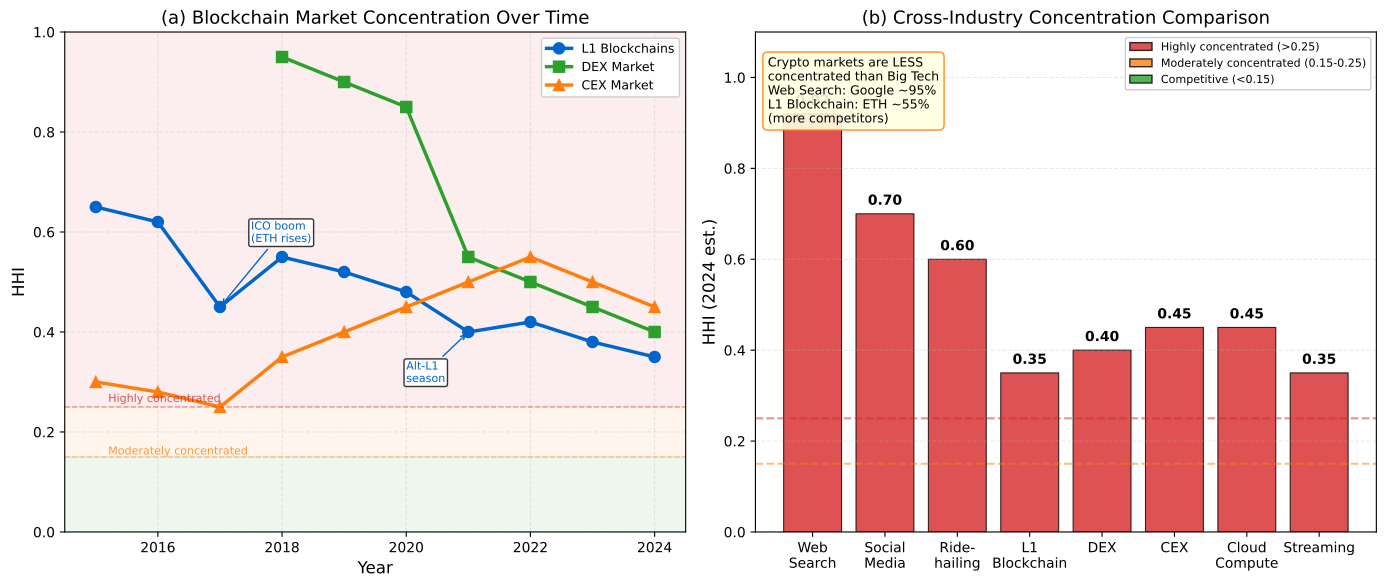

Recreate this plot in Python.
"""Platform HHI Evolution: Market Concentration Across Industries

Multi-panel chart showing HHI trends for blockchain L1s vs traditional tech platforms.

Economic Model:
  $HHI = \sum s_i^2$. L1 HHI: 2015=0.65, 2024=0.35. Based on DOJ/FTC guidelines.
  HHI ranges: < 0.15 (competitive), 0.15-0.25 (moderate), > 0.25 (concentrated).
  Reference benchmarks: Search=0.92, Social=0.70, Ride-hailing=0.60.

# Multi-panel override: comparative statics requires simultaneous visibility

Citation: DOJ/FTC Horizontal Merger Guidelines; DeFiLlama data for L1 market shares
"""
import matplotlib.pyplot as plt
import numpy as np
from pathlib import Path

np.random.seed(42)

plt.rcParams.update({
    'font.size': 11, 'axes.labelsize': 12, 'axes.titlesize': 13,
    'xtick.labelsize': 10, 'ytick.labelsize': 10, 'legend.fontsize': 10,
    'figure.dpi': 150
})

MLPURPLE = '#3333B2'
MLBLUE = '#0066CC'
MLORANGE = '#FF7F0E'
MLGREEN = '#2CA02C'
MLRED = '#D62728'
MLLAVENDER = '#ADADE0'

fig, (ax1, ax2) = plt.subplots(1, 2, figsize=(14, 6))

# --- Panel (a): L1 blockchain HHI evolution ---
years = [2015, 2016, 2017, 2018, 2019, 2020, 2021, 2022, 2023, 2024]
# L1 HHI: Bitcoin dominance was very high in 2015, declined as ETH, SOL, etc. emerged
l1_hhi = [0.65, 0.62, 0.45, 0.55, 0.52, 0.48, 0.40, 0.42, 0.38, 0.35]

# DEX HHI (Uniswap dominance declining)
dex_hhi = [None, None, None, 0.95, 0.90, 0.85, 0.55, 0.50, 0.45, 0.40]
dex_years = [y for y, h in zip(years, dex_hhi) if h is not None]
dex_vals = [h for h in dex_hhi if h is not None]

# CEX HHI (Binance dominance)
cex_hhi = [0.30, 0.28, 0.25, 0.35, 0.40, 0.45, 0.50, 0.55, 0.50, 0.45]

ax1.plot(years, l1_hhi, 'o-', color=MLBLUE, linewidth=2.5, markersize=8, label='L1 Blockchains')
ax1.plot(dex_years, dex_vals, 's-', color=MLGREEN, linewidth=2.5, markersize=8, label='DEX Market')
ax1.plot(years, cex_hhi, '^-', color=MLORANGE, linewidth=2.5, markersize=8, label='CEX Market')

# HHI threshold bands
ax1.axhspan(0.25, 1.0, alpha=0.08, color=MLRED, zorder=0)
ax1.axhspan(0.15, 0.25, alpha=0.08, color=MLORANGE, zorder=0)
ax1.axhspan(0, 0.15, alpha=0.08, color=MLGREEN, zorder=0)

ax1.axhline(y=0.25, color=MLRED, linestyle='--', alpha=0.4, linewidth=1)
ax1.text(2015.2, 0.26, 'Highly concentrated', fontsize=8, color=MLRED, alpha=0.8)
ax1.axhline(y=0.15, color=MLORANGE, linestyle='--', alpha=0.4, linewidth=1)
ax1.text(2015.2, 0.155, 'Moderately concentrated', fontsize=8, color=MLORANGE, alpha=0.8)

# Key events
ax1.annotate('ICO boom\n(ETH rises)', xy=(2017, 0.45),
             xytext=(2017.5, 0.58), fontsize=8, color=MLBLUE,
             arrowprops=dict(arrowstyle='->', color=MLBLUE, lw=1),
             bbox=dict(boxstyle='round,pad=0.2', facecolor='white', alpha=0.8))

ax1.annotate('Alt-L1\nseason', xy=(2021, 0.40),
             xytext=(2020, 0.30), fontsize=8, color=MLBLUE,
             arrowprops=dict(arrowstyle='->', color=MLBLUE, lw=1),
             bbox=dict(boxstyle='round,pad=0.2', facecolor='white', alpha=0.8))

ax1.set_xlabel('Year')
ax1.set_ylabel('HHI')
ax1.set_title('(a) Blockchain Market Concentration Over Time')
ax1.legend(loc='upper right', fontsize=9, framealpha=0.95)
ax1.grid(True, alpha=0.3, linestyle='--')
ax1.set_xlim(2014.5, 2024.5)
ax1.set_ylim(0, 1.0)

# --- Panel (b): Cross-industry HHI comparison (2024) ---
industries = ['Web\nSearch', 'Social\nMedia', 'Ride-\nhailing', 'L1\nBlockchain',
              'DEX', 'CEX', 'Cloud\nCompute', 'Streaming']
hhi_values = [0.92, 0.70, 0.60, 0.35, 0.40, 0.45, 0.45, 0.35]
bar_colors = []
for h in hhi_values:
    if h > 0.25:
        bar_colors.append(MLRED)
    elif h > 0.15:
        bar_colors.append(MLORANGE)
    else:
        bar_colors.append(MLGREEN)

bars = ax2.bar(industries, hhi_values, color=bar_colors, alpha=0.8,
               edgecolor='black', linewidth=0.8)

# Value labels on bars
for bar, val in zip(bars, hhi_values):
    ax2.text(bar.get_x() + bar.get_width() / 2, bar.get_height() + 0.02,
             f'{val:.2f}', ha='center', fontsize=10, fontweight='bold')

# Threshold lines
ax2.axhline(y=0.25, color=MLRED, linestyle='--', alpha=0.5, linewidth=1.5)
ax2.axhline(y=0.15, color=MLORANGE, linestyle='--', alpha=0.5, linewidth=1.5)

# Legend for colors
from matplotlib.patches import Patch
legend_elements = [
    Patch(facecolor=MLRED, alpha=0.8, edgecolor='black', label='Highly concentrated (>0.25)'),
    Patch(facecolor=MLORANGE, alpha=0.8, edgecolor='black', label='Moderately concentrated (0.15-0.25)'),
    Patch(facecolor=MLGREEN, alpha=0.8, edgecolor='black', label='Competitive (<0.15)'),
]
ax2.legend(handles=legend_elements, loc='upper right', fontsize=8, framealpha=0.95)

# Key insight
ax2.text(0.02, 0.95,
         'Crypto markets are LESS\nconcentrated than Big Tech\n'
         'Web Search: Google ~95%\n'
         'L1 Blockchain: ETH ~55%\n'
         '(more competitors)',
         transform=ax2.transAxes, fontsize=9, va='top',
         bbox=dict(boxstyle='round,pad=0.4', facecolor='lightyellow',
                   edgecolor=MLORANGE, alpha=0.9))

ax2.set_ylabel('HHI (2024 est.)')
ax2.set_title('(b) Cross-Industry Concentration Comparison')
ax2.grid(True, alpha=0.3, linestyle='--', axis='y')
ax2.set_ylim(0, 1.1)

plt.tight_layout()
plt.savefig(Path(__file__).parent / 'chart.pdf', dpi=300, bbox_inches='tight')
plt.savefig(Path(__file__).parent / 'chart.png', dpi=150, bbox_inches='tight')
plt.close()
print("Chart saved to chart.pdf and chart.png")
